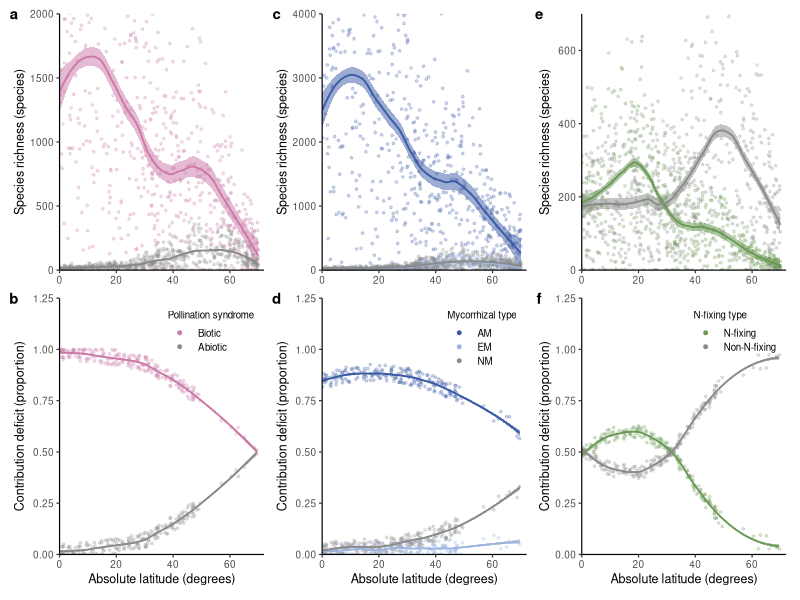
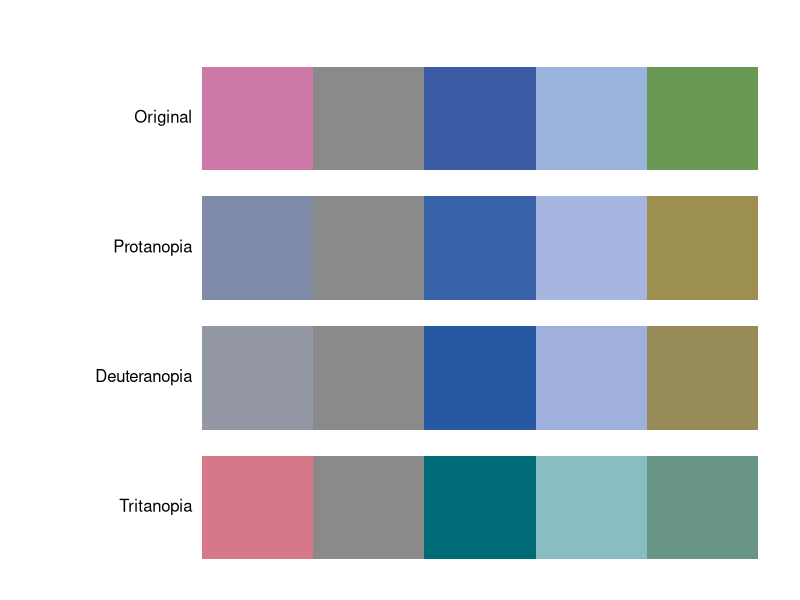

The R source for these figures, in order:
## ---- chunk 1
#| label: simulate
set.seed(5014)
library(ggplot2)
n_mainland <- 600
n_island <- 212
knots <- seq(0, 70, 10)
groups <- c("Biotic", "Abiotic", "AM", "EM", "NM", "N-fixing", "Non-N-fixing")
types <- c("Pollination", "Pollination", rep("Mycorrhiza", 3), rep("N-fixation", 2))
richness <- rbind(
  c(1250,1800,1450,900,700,800,450,150), c(15,20,30,50,110,170,150,50),
  c(2100,3400,2800,2000,1500,1300,700,350), c(10,15,25,40,80,140,100,40),
  c(20,25,30,50,110,160,130,60), c(160,260,300,180,130,90,40,10),
  c(160,200,180,170,290,410,260,120))
shares <- rbind(
  c(.98,.98,.96,.93,.85,.75,.63,.50), c(.02,.02,.04,.07,.15,.25,.37,.50),
  c(.85,.88,.89,.87,.83,.77,.69,.60), c(.015,.020,.020,.025,.030,.040,.060,.080),
  c(.020,.030,.040,.060,.100,.150,.230,.300), c(.50,.58,.60,.53,.33,.16,.07,.04),
  c(.50,.42,.40,.47,.67,.84,.93,.96))
latitude_mainland <- runif(n_mainland, 0, 70)
latitude_island <- c(runif(n_island - 8, 0, 50), runif(8, 50, 70))
dat <- data.frame()
for (j in seq_along(groups)) {
  mu <- approx(knots, richness[j, ], xout = latitude_mainland)$y
  dat <- rbind(dat, data.frame(
    id = c(seq_len(n_mainland), seq_len(n_island)),
    latitude = c(latitude_mainland, latitude_island),
    type = types[j], group = groups[j],
    metric = rep(c("richness", "contribution"), c(n_mainland, n_island)),
    value = c(pmax(0, round(rnorm(n_mainland, mu, 0.7 * mu))),
              pmax(0.001, approx(knots, shares[j, ], xout = latitude_island)$y +
                     runif(n_island, -0.04, 0.04)))))
}
i <- dat$metric == "contribution" & dat$type != "Mycorrhiza"
dat$value[i] <- dat$value[i] / ave(dat$value[i], dat$id[i], dat$type[i], FUN = sum)
dat$panel <- factor(match(dat$type, unique(types)) + 3 * (dat$metric == "contribution"))
dat$group <- factor(dat$group, levels = groups)
panels <- levels(dat$panel)
## ---- chunk 2
#| label: smooth-curves
curves <- data.frame()
for (g in groups) {
  for (m in c("richness", "contribution")) {
    z <- subset(dat, group == g & metric == m)
    model <- loess(value ~ latitude, data = z,
                   span = if (m == "richness" && z$type[1] == "Mycorrhiza") 0.50 else 0.40)
    grid <- data.frame(latitude = seq(min(z$latitude), max(z$latitude), length.out = 100))
    estimate <- predict(model, newdata = grid, se = TRUE)
    curves <- rbind(curves, data.frame(grid, panel = z$panel[1], group = g,
      value = estimate$fit, lower = estimate$fit - estimate$se.fit,
      upper = estimate$fit + estimate$se.fit))
  }
}
curves$panel <- factor(curves$panel, levels = panels)
curves$group <- factor(curves$group, levels = groups)
## ---- chunk 3
#| label: fig-reconstruction
#| fig-width: 10
#| fig-height: 6.8
palette <- c(Biotic = "#CC79A7", Abiotic = "#8A8A8A", AM = "#3B5BA5",
             EM = "#9BB4DE", NM = "#8A8A8A", "N-fixing" = "#6A9955",
             "Non-N-fixing" = "#8A8A8A")
limits <- c(2000, 4000, 700, 1.25, 1.25, 1.25)
legend_titles <- rep(c("Pollination syndrome", "Mycorrhizal type", "N-fixing type"), 2)
plots <- list()
for (k in seq_along(panels)) {
  fit <- subset(curves, panel == panels[k])
  plots[[k]] <- ggplot(subset(dat, panel == panels[k]), aes(latitude, value, color = group)) +
    geom_ribbon(data = fit,
                aes(ymin = lower, ymax = upper, fill = group), alpha = .5, color = NA) +
    geom_point(alpha = .24, size = .65) +
    geom_line(data = fit, linewidth = .65) +
    coord_cartesian(xlim = c(0, 72), ylim = c(0, limits[k]), expand = FALSE) +
    scale_x_continuous(breaks = c(0, 20, 40, 60)) +
    scale_color_manual(values = palette) + scale_fill_manual(values = palette, guide = "none") +
    labs(tag = c("a", "c", "e", "b", "d", "f")[k], color = legend_titles[k],
         x = if (k > 3) "Absolute latitude (degrees)" else NULL,
         y = if (k <= 3) "Species richness (species)" else "Contribution deficit (proportion)") +
    theme_classic(base_size = 9) +
    theme(legend.position = if (k <= 3) "none" else "inside",
          legend.position.inside = c(.98, .98), legend.justification = c(1, 1),
          legend.background = element_blank(), legend.key.height = grid::unit(.7, "lines"),
          legend.text = element_text(size = 7), legend.title = element_text(size = 7),
          plot.tag = element_text(face = "bold"), plot.tag.position = c(0, 1)) +
    guides(color = guide_legend(override.aes = list(alpha = 1, linewidth = 0, size = 1)))
}
p <- patchwork::wrap_plots(plots, ncol = 3)
p
## ---- chunk 4
#| label: fig-palette-check
#| echo: false
#| fig-width: 8
#| fig-height: 2.2
colors <- c("#CC79A7", "#8A8A8A", "#3B5BA5", "#9BB4DE", "#6A9955")
vision <- list(Original = identity, Protanopia = colorspace::protan,
               Deuteranopia = colorspace::deutan, Tritanopia = colorspace::tritan)
op <- par(mar = c(1, 9, 1, 1))
plot.new()
plot.window(xlim = c(0, length(colors)), ylim = c(0, 4))
for (i in seq_along(vision)) {
  rect(0:4, 4 - i, 1:5, 4.8 - i, col = vision[[i]](colors), border = NA)
  text(0, 4.4 - i, names(vision)[i], pos = 2, xpd = NA)
}
par(op)
